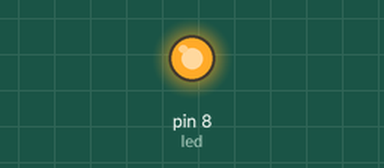
Recording of a sketch running on a simulated Arduino Uno, built with avr-gcc and run on an emulated ATmega328P. Shown: output pins drawn as LEDs (lit = HIGH). What the sketch prints to the serial monitor is not drawn.

Above: at 1.0 s.
At 3.0 s:
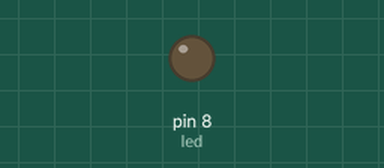
Timing chart, 0 to 5.2 s (numbered marks = the images above):
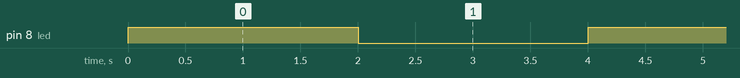

Measured:
- by itself, pin 8 (led): alternates HIGH for 2.0 s and LOW for 2.0 s

The sketch:

led_blink_Ex.ino
```cpp
// C++ code
int led = 8;
void setup()
{
  pinMode(led, OUTPUT);
  Serial.begin(115200); // 보드레이트 설정부분
}

void loop()
{
  digitalWrite(led, HIGH);
  Serial.println("LED 켜짐");
  delay(2000); // Wait for 2000 millisecond(s)
  digitalWrite(led, LOW);
  Serial.println("LED 꺼짐");
  delay(2000); // Wait for 2000 millisecond(s)
}
```
